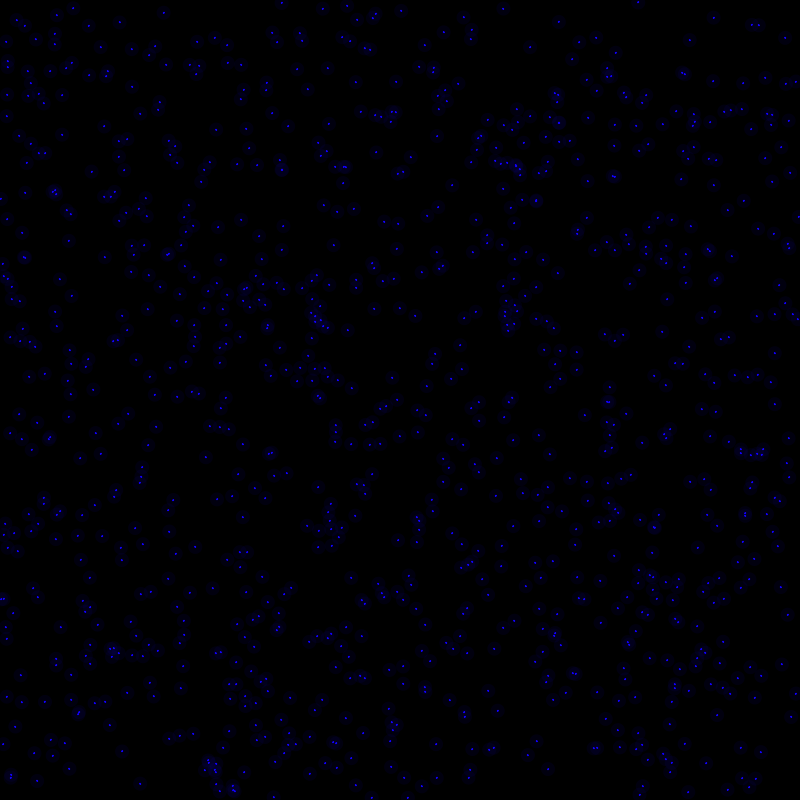
Frame 1 (no input)
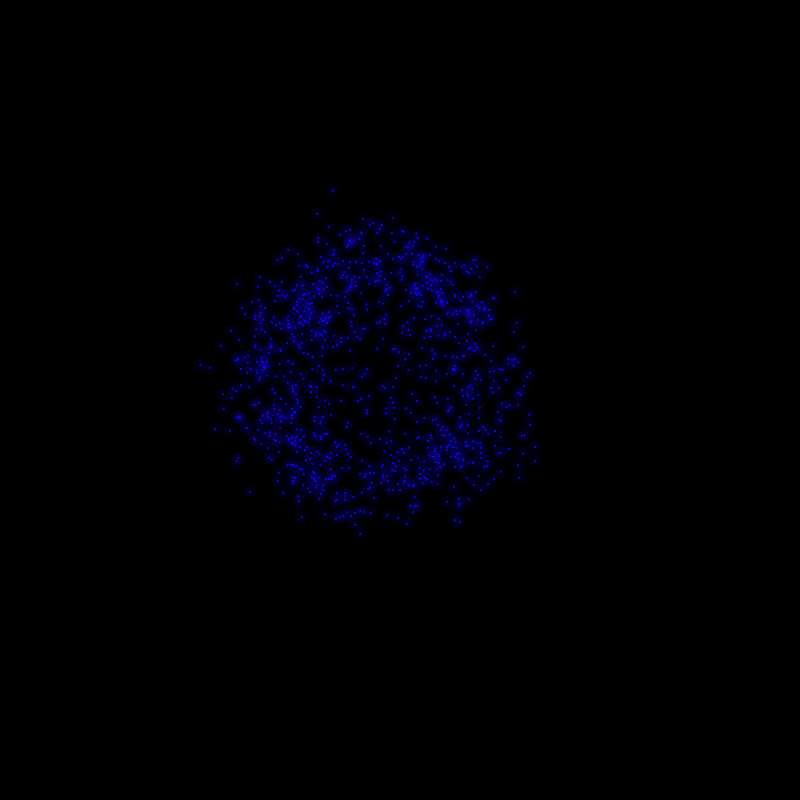
Frame 60 (the mouse pressed at the canvas centre just before this capture)
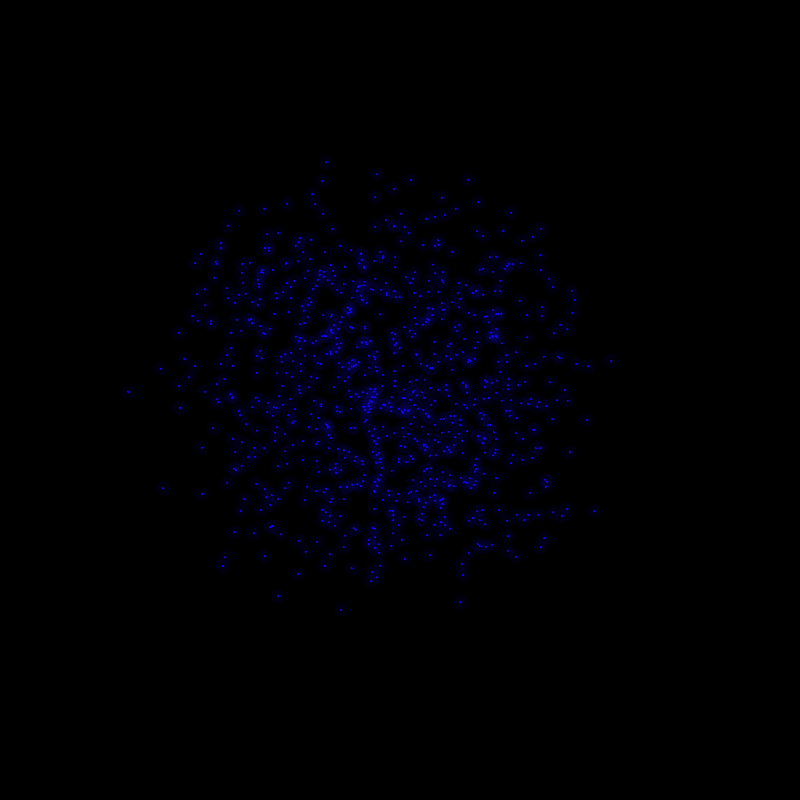
Frame 120 (the mouse held since frame 60 and released just before this capture)

The Processing sketch that drew these frames (run headless with seeded random() and noise(); from frame 60 on, the mouse is pressed at the canvas centre):

// Processing sketch: testSketch2
// ── testSketch2.pde
/***
 * Particle System Study 1
 * Perlin Noise Experiment
 * @author: BassemDy
 * @website: http://bassemdy.com
 **/

/**
 * Particle class
 * encapsulates the particle 
 * object
 */
class Particle
{
  PVector Position;                           			// Position vector
	PVector Velocity 		  = new PVector(0,0);					// Velocity vector
	PVector Acceleration 	= new PVector(0,0);					// Acceleration vector
	int ParticleLife;															    // in Frames

	boolean jitteryParticle;													// Specifies if the particle jitters or not

	// Public Constructor
	Particle(int splice, int life, boolean jitter)
	{
		ParticleLife 		  = life;
		jitteryParticle 	= jitter;
		Position 			    = new PVector(random(width), random(height), splice);
	}

	// Rendering method
	void render(float speed, int colr, boolean bGlow)
	{
    // Get the new positions
		float x = noise(Position.x, Position.y, Position.z) * width;
  	float y = noise(Position.x, Position.y, 1000 - Position.z) * height;

  	PVector tmp = new PVector(x, y);
  	PVector Acceleration = PVector.sub(tmp, Position);

  	Acceleration.normalize();
  	// Acceleration.mult(.2);
  	Velocity.add(Acceleration); 
  	Velocity.limit(speed);
  	Position.add(Velocity);

  	// If glowing is true, draw the glowing ellipse
  	if (bGlow) 
  	{
    		noStroke();
    		fill(colr, 255, 255, 15);
    		ellipse(Position.x, Position.y, 14, 14);
    }

    // Draw the particle
    stroke(colr, 255, 255);   
  	ellipse(Position.x, Position.y, 1, 1);

		// Diminish the particle's life
	  ParticleLife--;
	}

  // Rendering method overloaded to allow directional movement
  void render(PVector fDirection, float speed, int colr, boolean bGlow)
  {
    // Get the new positions
    float x = noise(Position.x, Position.y, Position.z) * fDirection.x * 2;           // To have an accurate position we multiply by 2
    float y = noise(Position.x, Position.y, 1000 - Position.z) * fDirection.y * 2;    // To have an accurate position we multiply by 2

    PVector tmp = new PVector(x, y);
    PVector Acceleration = PVector.sub(tmp, Position);

    Acceleration.normalize();
    Velocity.add(Acceleration);
    Velocity.limit(speed);
    Position.add(Velocity);

    // If glowing is true, draw the glowing ellipse
    if (bGlow) 
    {
        noStroke();
        fill(colr, 255, 255, 15);
        ellipse(Position.x, Position.y, 14, 14);
    }

    // Draw the particle
    stroke(colr, 255, 255);   
    ellipse(Position.x, Position.y, 1, 1);

    // Diminish the particle's life
    ParticleLife--;
  }

	// Dead checker
	boolean isDead()
	{
    if (ParticleLife < 0)
    	return true;

    return false;
	}
}

/**
 * Particles System Class
 * This object is responsible for all
 * it's particles, motion, and life
 */
class ParticleSystem
{
  int ParticleCount;
  int LifeMax;
  int ColorRatio;
  int Speed;
  int Splice;
  ArrayList Particles;

  // Public constructor
  ParticleSystem(int pCount, int lifeMax, int splice, int speed, int colr)
  {
    ParticleCount = pCount;
    LifeMax = lifeMax;
    Splice = splice;
    Speed = speed;
    ColorRatio = colr;

    Particles = new ArrayList(ParticleCount);
  }


  // Generate the system
  void GenerateSystem()
  {
    // Remove all elements
    if (Particles != null)
      Particles.clear();

    // Add the particles again
    for (int i = 0; i < ParticleCount; i++)
    {
        Particles.add(new Particle(Splice, int(random(10, LifeMax)), true));
    }
  }


  // Render the system
  void RenderSystem()
  {
    // Add the particles again
    for (int i = 0; i < Particles.size(); i++)
    {
      Particle cP = (Particle)Particles.get(i);

      if (cP.isDead())
        Particles.remove(i);

      // Render the particles
      cP.render(Speed, ColorRatio, true);
    }
  }

  // Render the system
  void RenderSystem(PVector fDirection)
  {
    // Add the particles again
    for (int i = 0; i < Particles.size(); i++)
    {
      Particle cP = (Particle)Particles.get(i);

      if (cP.isDead())
        Particles.remove(i);

      // Render the particles
      cP.render(fDirection, Speed, ColorRatio, true);
    }
  }
}


/**
 * Public Declarations
 */
ParticleSystem pSys;
PVector fDirection;

/**
 * Core
 */
void setup() 
{
  size(800, 800);

  background(0);
  smooth();
  colorMode(HSB);

  // Init particle system
  pSys = new ParticleSystem(1000, 1000, 400, 15, int(0.68 * 255));
  pSys.GenerateSystem();
}
 
void draw() 
{
  background(0);
  
  if (fDirection != null)
  {
    // println("Rendering with Direction: " + fDirection);
    pSys.RenderSystem(fDirection);
  }
  else
  {
    pSys.RenderSystem();
  }
}

// Mouse press event handling
void mousePressed()
{
  fDirection = new PVector(mouseX, mouseY);
}
